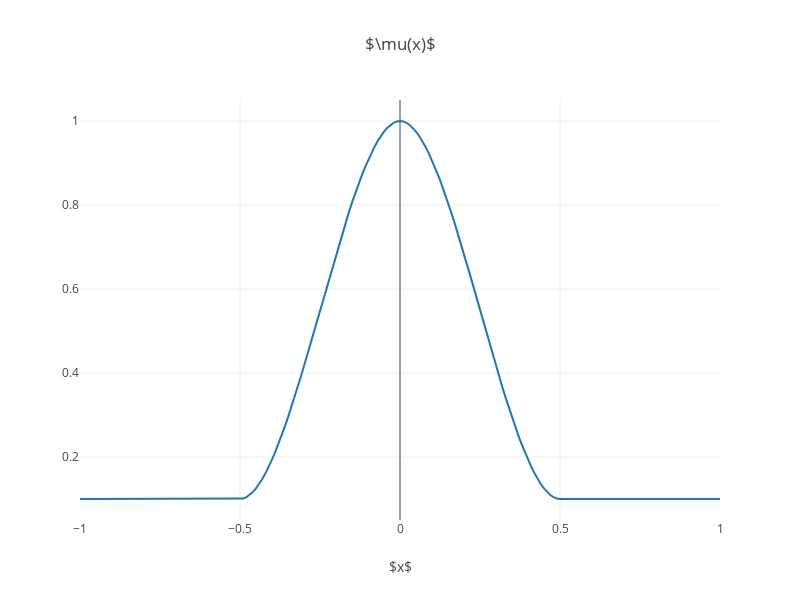

The notebook cell saved with this chart:
### Code cell
def mu(x):
    # return (mu_k - mu_s) * (0.5 * (-cos(pi * x / eps_v) + 1)) + mu_s
    return (mu_k - mu_s) * (3 * (x / eps_v)**2 - 2 * (x / eps_v)**3) + mu_s

sym_mu = Piecewise(
 (mu_k, abs(x) >= eps_v),
 (mu(abs(x)), abs(x) < eps_v)
)
display(Eq(Symbol(r"\mu(x)"), sym_mu))
plot(sym_mu, title=r"$\mu(x)$")

### Figure 1 — Plotly figure (JSON) as saved in the notebook; plotly's stock layout.template omitted (floating-point values rounded to 4 significant figures; data arrays with more than 128 entries replaced by an {"elided": "..."} marker saying what was removed)
{"data": [{"type": "scatter", "x": {"elided": "201 float values"}, "y": {"elided": "201 float values"}}], "layout": {"height": 600, "title": {"text": "$\\mu(x)$"}, "width": 800, "xaxis": {"title": {"text": "$x$"}}}}
